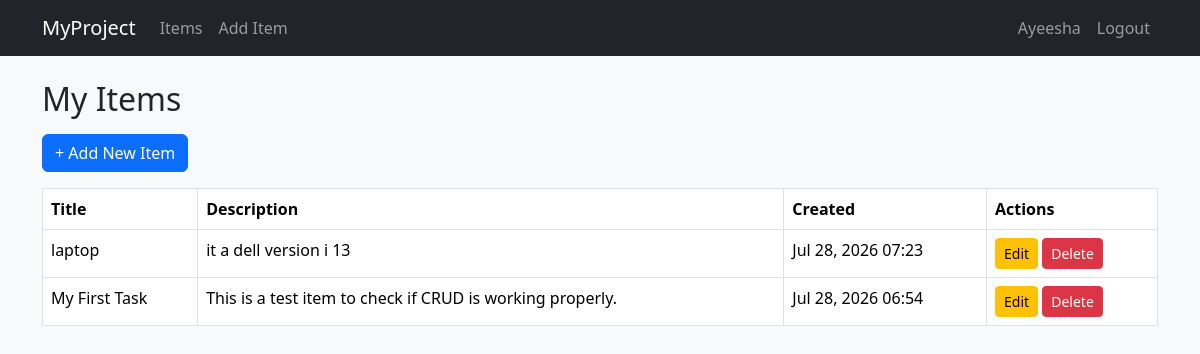
The app's page /items/ (signed in) with its own data.
### myapp/models.py (models this page shows, shortened)
class Item(models.Model):
    owner = models.ForeignKey(User, on_delete=models.CASCADE, related_name='items')
    title = models.CharField(max_length=200)
    description = models.TextField(blank=True)
    created_at = models.DateTimeField(auto_now_add=True)
    updated_at = models.DateTimeField(auto_now=True)
    class Meta:
        ordering = ['-created_at']

### myapp/views.py (the view)
# urls.py: path('', views.item_list, name='item_list'),
@login_required
def item_list(request):
    items = Item.objects.filter(owner=request.user)
    return render(request, 'read.html', {'items': items})

### templates/read.html (shortened to what this page needs)
{% extends 'base.html' %}
{% block content %}
<h2 class="mb-3">My Items</h2>
<a href="{% url 'item_create' %}" class="btn btn-primary mb-3">+ Add New Item</a>
{% if items %}
<table class="table table-bordered bg-white">
    <thead>
        <tr>
            <th>Title</th>
            <th>Description</th>
            <th>Created</th>
            <th>Actions</th>
        </tr>
    </thead>
    <tbody>
        {% for item in items %}
        <tr>
            <td>{{ item.title }}</td>
            <td>{{ item.description }}</td>
            <td>{{ item.created_at|date:"M d, Y H:i" }}</td>
            <td>
                <a href="{% url 'item_update' item.pk %}" class="btn btn-sm btn-warning">Edit</a>
                <form method="post" action="{% url 'item_delete' item.pk %}" class="d-inline" onsubmit="return confirm('Delete this item?');">
                    <button type="submit" class="btn btn-sm btn-danger">Delete</button>
                </form>
            </td>
        </tr>
        {% endfor %}
    </tbody>
</table>
{% else %}
<p>No items yet. Add one above.</p>
{% endif %}
{% endblock %}

### templates/base.html (shortened to what this page needs)
<!DOCTYPE html>
<html lang="en">
<head>
    <link href="https://cdn.jsdelivr.net/npm/bootstrap@5.3.3/dist/css/bootstrap.min.css" rel="stylesheet">
</head>
<body class="bg-light">
    <nav class="navbar navbar-expand-lg navbar-dark bg-dark mb-4">
        <div class="container">
            <a class="navbar-brand" href="{% url 'item_list' %}">MyProject</a>
            <div class="collapse navbar-collapse">
                <ul class="navbar-nav me-auto">
                    {% if user.is_authenticated %}
                        <li class="nav-item"><a class="nav-link" href="{% url 'item_list' %}">Items</a></li>
                        <li class="nav-item"><a class="nav-link" href="{% url 'item_create' %}">Add Item</a></li>
                    {% endif %}
                </ul>
                <ul class="navbar-nav ms-auto">
                    {% if user.is_authenticated %}
                        <li class="nav-item"><a class="nav-link" href="{% url 'profile' %}">{{ user.username }}</a></li>
                        <li class="nav-item"><a class="nav-link" href="{% url 'logout' %}">Logout</a></li>
                    {% else %}
                        <li class="nav-item"><a class="nav-link" href="{% url 'login' %}">Login</a></li>
                        <li class="nav-item"><a class="nav-link" href="{% url 'register' %}">Register</a></li>
                    {% endif %}
                </ul>
            </div>
        </div>
    </nav>
    <div class="container">
        {% block content %}{% endblock %}
    </div>
</body>
</html>

### records on screen
Item: title "laptop", description "it a dell version i 13", created_at "Jul 28, 2026 07:23"
Item: title "My First Task", description "This is a test item to check if CRUD is working properly.", created_at "Jul 28, 2026 06:54"

### other values on screen
{{ user.username }} "Ayeesha"
